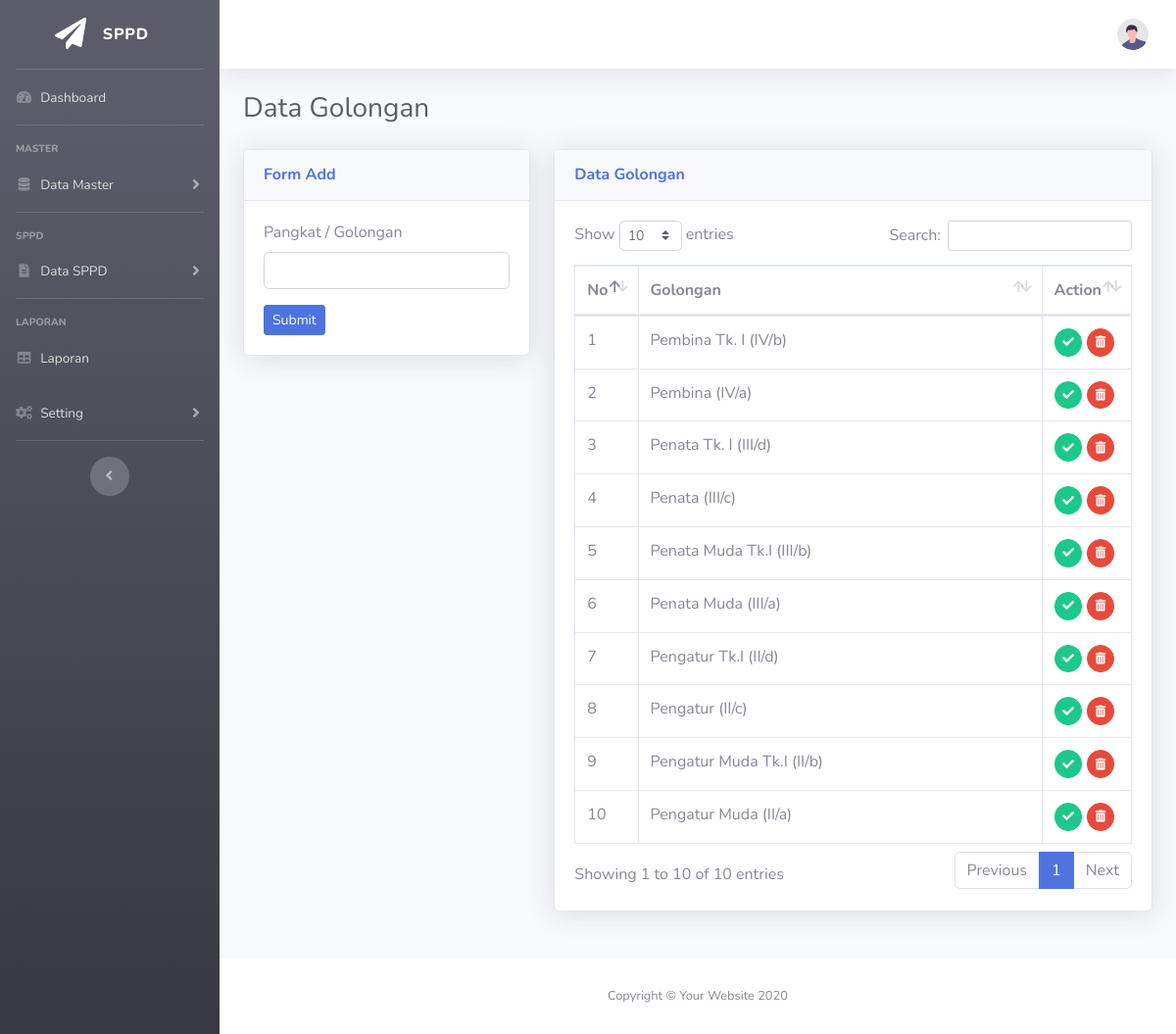
The page /index.php?page=golongan (signed in) on the database its author committed.
### tables this page shows
CREATE TABLE `tb_golongan` (
  `id_golongan` int(11) NOT NULL,
  `golongan` varchar(50) NOT NULL
);

### page/golongan/golongan.php (the view, shortened to what this page needs)
<h1 class="h3 mb-4 text-gray-800">Data Golongan</h1>
<div class="row">
  <div class="col-lg-4 mb-4">
    <div class="card shadow mb-4">
      <div class="card-header py-3">
        <h6 class="m-0 font-weight-bold text-primary">Form Add</h6>
      </div>
      <div class="card-body">
        <form action="" method="POST">
          <div class="form-group">
            <label for="golongan">Pangkat / Golongan</label>
            <input type="text" class="form-control" name="golongan" id="golongan" autocomplete="off" autofocus required>
          </div>
          <button type="submit" name="add" class="btn btn-sm btn-primary">Submit</button>
        </form>
      </div>
    </div>
  </div>
  <div class="col-lg-8 mb-4">
    <div class="card shadow mb-4">
      <div class="card-header py-3">
        <h6 class="m-0 font-weight-bold text-primary">Data Golongan</h6>
      </div>
      <div class="card-body">
        <div class="table-responsive">
          <table class="table table-bordered" id="dataTable" width="100%" cellspacing="0">
            <thead>
              <tr>
                <th>No</th>
                <th>Golongan</th>
                <th>Action</th>
              </tr>
            </thead>
            <tbody>
              <?php
              $no = 1;
              $gol = $conn->query("SELECT * FROM tb_golongan");
              while ($data = $gol->fetch_assoc()) {
              ?>
                <tr>
                  <td width="2%"><?= $no++; ?></td>
                  <td><?= $data['golongan']; ?></td>
                  <td width="5%">
                    <a href="?page=golongan&action=edit&id=<?= base64_encode($data['id_golongan']); ?>" class="btn btn-success btn-circle btn-sm">
                      <i class="fas fa-check"></i>
                    </a>
                    <a href="#myModal" class="btn btn-danger btn-circle btn-sm deleteGol" data-id="<?= $data['id_golongan']; ?>" role="button" data-toggle="modal">
                      <i class="fas fa-trash-alt"></i>
                    </a>
                  </td>
                </tr>
              <?php } ?>
            </tbody>
          </table>
        </div>
      </div>
    </div>
  </div>
</div>

### rows shown on the page
tb_golongan: golongan "Pembina Tk. I (IV/b)"
tb_golongan: golongan "Pembina (IV/a)"
tb_golongan: golongan "Penata Tk. I (III/d)"
tb_golongan: golongan "Penata (III/c)"
tb_golongan: golongan "Penata Muda Tk.I (III/b)"
tb_golongan: golongan "Penata Muda (III/a)"
tb_golongan: golongan "Pengatur Tk.I (II/d)"
tb_golongan: golongan "Pengatur (II/c)"
tb_golongan: golongan "Pengatur Muda Tk.I (II/b)"
tb_golongan: golongan "Pengatur Muda (II/a)"
